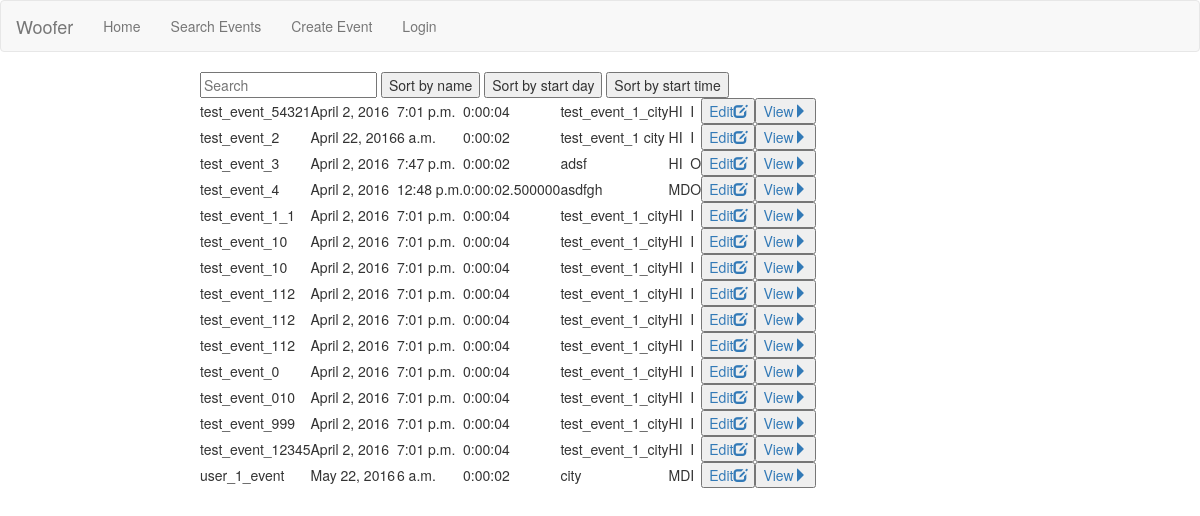
Screenshot of /event_list/ with the database file from the repository.
### woofer/models.py (models this page shows, shortened)
class Event(models.Model):
    id = models.AutoField(primary_key=True)
    name = models.CharField(max_length=50)
    user = models.ForeignKey(User, on_delete=models.CASCADE)
    address = models.CharField(max_length=100)
    city = models.CharField(max_length=30)
    zipcode = models.IntegerField()
    start_day = models.DateField(auto_now=False, auto_now_add=False)
    start_time = models.TimeField(auto_now=False, auto_now_add=False)
    duration = models.DurationField()
    description = models.TextField()
    attendance_cap = models.IntegerField(default=0)
    INDOOR = 'I'
    OUTDOOR = 'O'
    LOCATION_CHOICES = (
            (INDOOR, 'Indoors'),
            (OUTDOOR, 'Outdoors')
        )
    location = models.CharField(max_length=1, choices=LOCATION_CHOICES)
    LOW = 'LO'
    MEDIUM = 'MD'
    HIGH = 'HI'
    ACTIVITY_CHOICES = (
            (LOW, 'Not active'),
            (MEDIUM, 'Somewhat active'),
            (HIGH, 'Very active')
        )
    activity = models.CharField(max_length=2, choices=ACTIVITY_CHOICES)

### woofer/views/event_views.py (the view)
# urls.py: url(r'^event_list/$', event_views.view_event_list, name='event-list'),
def view_event_list(request):
    events = Event.objects.all()
    return render(request, 'woofer/events/event_list.html', { 'events' : events })

### woofer/templates/woofer/events/event_list.html (shortened to what this page needs)
{% extends 'woofer/pageframe.html' %}
{% block content %}
<div id="events">
    <input class="search" placeholder="Search" />
    <button class="sort" data-sort="name">Sort by name</button>
    <button class="sort" data-sort="start_day">Sort by start day</button>
    <button class="sort" data-sort="start_time">Sort by start time</button>
  <table>
    <tbody class="list">
      {% for event in events %}
        <tr>
          <td class="name">{{ event.name }}</td>
          <td class="start_day">{{ event.start_day }}</td>
          <td class="start_time">{{ event.start_time }}</td>
          <td class="duration">{{ event.duration }}</td>
          <td class="city">{{ event.city }}</td>
          <td class="activity">{{ event.activity }}</td>
          <td class="location">{{ event.location }}</td>
          <td><a href="{% url 'edit-event' event.id %}" ><button class="">Edit<span class="glyphicon glyphicon-edit" aria-hidden="true"></span></button></a></td>
          <td><a href="{% url 'view-event' event.id %}" ><button class="">View<span class="glyphicon glyphicon-triangle-right" aria-hidden="true"></span></button></a></td>
        </tr>
      {% endfor %}
    </tbody>
  </table>
</div>
{% endblock %}

### rows the page displays
Event: name "test_event_54321", start_day "April 2, 2016", start_time "7:01 p.m.", duration "0:00:04", city "test_event_1_city", activity "HI", location "I"
Event: name "test_event_2", start_day "April 22, 2016", start_time "6 a.m.", duration "0:00:02", city "test_event_1 city", activity "HI", location "I"
Event: name "test_event_3", start_day "April 2, 2016", start_time "7:47 p.m.", duration "0:00:02", city "adsf", activity "HI", location "O"
Event: name "test_event_4", start_day "April 2, 2016", start_time "12:48 p.m.", duration "0:00:02.500000", city "asdfgh", activity "MD", location "O"
Event: name "test_event_1_1", start_day "April 2, 2016", start_time "7:01 p.m.", duration "0:00:04", city "test_event_1_city", activity "HI", location "I"
Event: name "test_event_10", start_day "April 2, 2016", start_time "7:01 p.m.", duration "0:00:04", city "test_event_1_city", activity "HI", location "I"
Event: name "test_event_10", start_day "April 2, 2016", start_time "7:01 p.m.", duration "0:00:04", city "test_event_1_city", activity "HI", location "I"
Event: name "test_event_112", start_day "April 2, 2016", start_time "7:01 p.m.", duration "0:00:04", city "test_event_1_city", activity "HI", location "I"
Event: name "test_event_112", start_day "April 2, 2016", start_time "7:01 p.m.", duration "0:00:04", city "test_event_1_city", activity "HI", location "I"
Event: name "test_event_112", start_day "April 2, 2016", start_time "7:01 p.m.", duration "0:00:04", city "test_event_1_city", activity "HI", location "I"
Event: name "test_event_0", start_day "April 2, 2016", start_time "7:01 p.m.", duration "0:00:04", city "test_event_1_city", activity "HI", location "I"
Event: name "test_event_010", start_day "April 2, 2016", start_time "7:01 p.m.", duration "0:00:04", city "test_event_1_city", activity "HI", location "I"
Event: name "test_event_999", start_day "April 2, 2016", start_time "7:01 p.m.", duration "0:00:04", city "test_event_1_city", activity "HI", location "I"
Event: name "test_event_12345", start_day "April 2, 2016", start_time "7:01 p.m.", duration "0:00:04", city "test_event_1_city", activity "HI", location "I"
Event: name "user_1_event", start_day "May 22, 2016", start_time "6 a.m.", duration "0:00:02", city "city", activity "MD", location "I"
